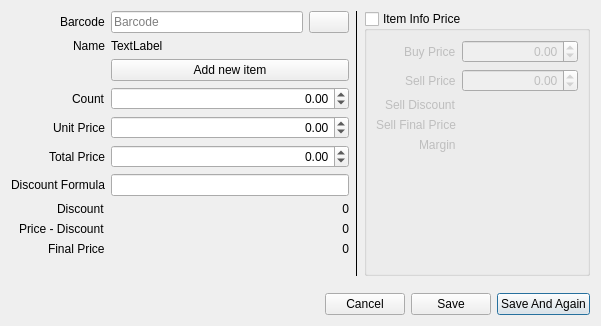
<?xml version="1.0" encoding="UTF-8"?>
<ui version="4.0">
 <class>PurchaseAddItemDialog</class>
 <widget class="QDialog" name="PurchaseAddItemDialog">
  <property name="geometry">
   <rect>
    <x>0</x>
    <y>0</y>
    <width>601</width>
    <height>326</height>
   </rect>
  </property>
  <property name="windowTitle">
   <string>Add New Purchase Item</string>
  </property>
  <layout class="QVBoxLayout" name="verticalLayout">
   <item>
    <layout class="QHBoxLayout" name="horizontalLayout_2" stretch="3,0,2">
     <property name="topMargin">
      <number>0</number>
     </property>
     <property name="rightMargin">
      <number>0</number>
     </property>
     <item>
      <layout class="QFormLayout" name="formLayout">
       <property name="labelAlignment">
        <set>Qt::AlignRight|Qt::AlignTrailing|Qt::AlignVCenter</set>
       </property>
       <property name="bottomMargin">
        <number>20</number>
       </property>
       <item row="0" column="0">
        <widget class="QLabel" name="label">
         <property name="text">
          <string>Barcode</string>
         </property>
        </widget>
       </item>
       <item row="1" column="0">
        <widget class="QLabel" name="label_2">
         <property name="text">
          <string>Name</string>
         </property>
        </widget>
       </item>
       <item row="1" column="1">
        <widget class="QLabel" name="labelName">
         <property name="text">
          <string>TextLabel</string>
         </property>
        </widget>
       </item>
       <item row="2" column="1">
        <widget class="QPushButton" name="pushAddNewItem">
         <property name="text">
          <string>Add new item</string>
         </property>
        </widget>
       </item>
       <item row="0" column="1">
        <layout class="QHBoxLayout" name="horizontalLayout_3">
         <property name="bottomMargin">
          <number>0</number>
         </property>
         <item>
          <widget class="QLineEdit" name="lineBarcode">
           <property name="placeholderText">
            <string>Barcode</string>
           </property>
          </widget>
         </item>
         <item>
          <widget class="QPushButton" name="pushSearch">
           <property name="text">
            <string/>
           </property>
           <property name="icon">
            <iconset resource="../../imperion/imperion.qrc">
             <normaloff>:/images/16x16/blue-document-search-result.png</normaloff>:/images/16x16/blue-document-search-result.png</iconset>
           </property>
           <property name="autoDefault">
            <bool>false</bool>
           </property>
          </widget>
         </item>
        </layout>
       </item>
       <item row="3" column="1">
        <widget class="QDoubleSpinBox" name="doubleCount">
         <property name="alignment">
          <set>Qt::AlignRight|Qt::AlignTrailing|Qt::AlignVCenter</set>
         </property>
         <property name="minimum">
          <double>-10000000.000000000000000</double>
         </property>
         <property name="maximum">
          <double>10000000.000000000000000</double>
         </property>
        </widget>
       </item>
       <item row="3" column="0">
        <widget class="QLabel" name="label_4">
         <property name="text">
          <string>Count</string>
         </property>
        </widget>
       </item>
       <item row="4" column="1">
        <widget class="QDoubleSpinBox" name="doublePrice">
         <property name="alignment">
          <set>Qt::AlignRight|Qt::AlignTrailing|Qt::AlignVCenter</set>
         </property>
         <property name="prefix">
          <string/>
         </property>
         <property name="minimum">
          <double>-10000000.000000000000000</double>
         </property>
         <property name="maximum">
          <double>10000000.000000000000000</double>
         </property>
        </widget>
       </item>
       <item row="4" column="0">
        <widget class="QLabel" name="label_6">
         <property name="text">
          <string>Unit Price</string>
         </property>
        </widget>
       </item>
       <item row="6" column="1">
        <widget class="QLineEdit" name="lineDiscountFormula">
         <property name="alignment">
          <set>Qt::AlignRight|Qt::AlignTrailing|Qt::AlignVCenter</set>
         </property>
        </widget>
       </item>
       <item row="6" column="0">
        <widget class="QLabel" name="label_8">
         <property name="text">
          <string>Discount Formula</string>
         </property>
        </widget>
       </item>
       <item row="7" column="0">
        <widget class="QLabel" name="label_9">
         <property name="text">
          <string>Discount</string>
         </property>
        </widget>
       </item>
       <item row="8" column="0">
        <widget class="QLabel" name="label_10">
         <property name="text">
          <string>Price - Discount</string>
         </property>
        </widget>
       </item>
       <item row="9" column="0">
        <widget class="QLabel" name="label_5">
         <property name="text">
          <string>Final Price</string>
         </property>
        </widget>
       </item>
       <item row="7" column="1">
        <widget class="QLabel" name="labelDiscount">
         <property name="text">
          <string>0</string>
         </property>
         <property name="alignment">
          <set>Qt::AlignRight|Qt::AlignTrailing|Qt::AlignVCenter</set>
         </property>
        </widget>
       </item>
       <item row="8" column="1">
        <widget class="QLabel" name="labelPriceDisc">
         <property name="text">
          <string>0</string>
         </property>
         <property name="alignment">
          <set>Qt::AlignRight|Qt::AlignTrailing|Qt::AlignVCenter</set>
         </property>
        </widget>
       </item>
       <item row="9" column="1">
        <widget class="QLabel" name="labelTotal">
         <property name="text">
          <string>0</string>
         </property>
         <property name="alignment">
          <set>Qt::AlignRight|Qt::AlignTrailing|Qt::AlignVCenter</set>
         </property>
        </widget>
       </item>
       <item row="5" column="0">
        <widget class="QLabel" name="label_12">
         <property name="text">
          <string>Total Price</string>
         </property>
        </widget>
       </item>
       <item row="5" column="1">
        <widget class="QDoubleSpinBox" name="doubleTotal">
         <property name="alignment">
          <set>Qt::AlignRight|Qt::AlignTrailing|Qt::AlignVCenter</set>
         </property>
         <property name="minimum">
          <double>-1000000000.000000000000000</double>
         </property>
         <property name="maximum">
          <double>1000000000.000000000000000</double>
         </property>
        </widget>
       </item>
      </layout>
     </item>
     <item>
      <widget class="Line" name="line_3">
       <property name="frameShadow">
        <enum>QFrame::Plain</enum>
       </property>
       <property name="orientation">
        <enum>Qt::Vertical</enum>
       </property>
      </widget>
     </item>
     <item>
      <widget class="QGroupBox" name="groupBox">
       <property name="title">
        <string>Item Info Price</string>
       </property>
       <property name="checkable">
        <bool>true</bool>
       </property>
       <property name="checked">
        <bool>false</bool>
       </property>
       <layout class="QFormLayout" name="formLayout_3">
        <property name="labelAlignment">
         <set>Qt::AlignRight|Qt::AlignTrailing|Qt::AlignVCenter</set>
        </property>
        <item row="0" column="0">
         <widget class="QLabel" name="label_7">
          <property name="text">
           <string>Buy Price</string>
          </property>
         </widget>
        </item>
        <item row="0" column="1">
         <widget class="QDoubleSpinBox" name="doubleBuyPrice">
          <property name="alignment">
           <set>Qt::AlignRight|Qt::AlignTrailing|Qt::AlignVCenter</set>
          </property>
          <property name="minimum">
           <double>-10000000.000000000000000</double>
          </property>
          <property name="maximum">
           <double>10000000.000000000000000</double>
          </property>
         </widget>
        </item>
        <item row="1" column="0">
         <widget class="QLabel" name="label_3">
          <property name="text">
           <string>Sell Price</string>
          </property>
         </widget>
        </item>
        <item row="1" column="1">
         <widget class="QDoubleSpinBox" name="doubleSellPrice">
          <property name="alignment">
           <set>Qt::AlignRight|Qt::AlignTrailing|Qt::AlignVCenter</set>
          </property>
          <property name="readOnly">
           <bool>false</bool>
          </property>
          <property name="minimum">
           <double>-10000000.000000000000000</double>
          </property>
          <property name="maximum">
           <double>10000000.000000000000000</double>
          </property>
         </widget>
        </item>
        <item row="2" column="0">
         <widget class="QLabel" name="label_11">
          <property name="text">
           <string>Sell Discount</string>
          </property>
         </widget>
        </item>
        <item row="2" column="1">
         <widget class="QLabel" name="labelSellDiscount">
          <property name="text">
           <string/>
          </property>
          <property name="alignment">
           <set>Qt::AlignRight|Qt::AlignTrailing|Qt::AlignVCenter</set>
          </property>
         </widget>
        </item>
        <item row="3" column="0">
         <widget class="QLabel" name="label_13">
          <property name="text">
           <string>Sell Final Price</string>
          </property>
         </widget>
        </item>
        <item row="3" column="1">
         <widget class="QLabel" name="labelSellFinal">
          <property name="text">
           <string/>
          </property>
          <property name="alignment">
           <set>Qt::AlignRight|Qt::AlignTrailing|Qt::AlignVCenter</set>
          </property>
         </widget>
        </item>
        <item row="4" column="0">
         <widget class="QLabel" name="label_14">
          <property name="text">
           <string>Margin</string>
          </property>
         </widget>
        </item>
        <item row="4" column="1">
         <widget class="QLabel" name="labelMargin">
          <property name="text">
           <string/>
          </property>
          <property name="alignment">
           <set>Qt::AlignRight|Qt::AlignTrailing|Qt::AlignVCenter</set>
          </property>
         </widget>
        </item>
       </layout>
      </widget>
     </item>
    </layout>
   </item>
   <item>
    <spacer name="verticalSpacer">
     <property name="orientation">
      <enum>Qt::Vertical</enum>
     </property>
     <property name="sizeHint" stdset="0">
      <size>
       <width>20</width>
       <height>40</height>
      </size>
     </property>
    </spacer>
   </item>
   <item>
    <layout class="QHBoxLayout" name="horizontalLayout">
     <item>
      <spacer name="horizontalSpacer">
       <property name="orientation">
        <enum>Qt::Horizontal</enum>
       </property>
       <property name="sizeHint" stdset="0">
        <size>
         <width>40</width>
         <height>20</height>
        </size>
       </property>
      </spacer>
     </item>
     <item>
      <widget class="QPushButton" name="pushCancel">
       <property name="text">
        <string>Cancel</string>
       </property>
       <property name="autoDefault">
        <bool>false</bool>
       </property>
      </widget>
     </item>
     <item>
      <widget class="QPushButton" name="pushSave">
       <property name="text">
        <string>Save</string>
       </property>
       <property name="autoDefault">
        <bool>false</bool>
       </property>
       <property name="default">
        <bool>false</bool>
       </property>
      </widget>
     </item>
     <item>
      <widget class="QPushButton" name="pushSaveAgain">
       <property name="text">
        <string>Save And Again</string>
       </property>
       <property name="default">
        <bool>true</bool>
       </property>
      </widget>
     </item>
    </layout>
   </item>
  </layout>
 </widget>
 <tabstops>
  <tabstop>lineBarcode</tabstop>
  <tabstop>pushSearch</tabstop>
  <tabstop>pushAddNewItem</tabstop>
  <tabstop>doubleCount</tabstop>
  <tabstop>doublePrice</tabstop>
  <tabstop>doubleTotal</tabstop>
  <tabstop>lineDiscountFormula</tabstop>
  <tabstop>groupBox</tabstop>
  <tabstop>doubleBuyPrice</tabstop>
  <tabstop>doubleSellPrice</tabstop>
  <tabstop>pushSave</tabstop>
  <tabstop>pushSaveAgain</tabstop>
  <tabstop>pushCancel</tabstop>
 </tabstops>
 <resources>
  <include location="../../imperion/imperion.qrc"/>
 </resources>
 <connections>
  <connection>
   <sender>pushCancel</sender>
   <signal>clicked()</signal>
   <receiver>PurchaseAddItemDialog</receiver>
   <slot>hide()</slot>
   <hints>
    <hint type="sourcelabel">
     <x>263</x>
     <y>221</y>
    </hint>
    <hint type="destinationlabel">
     <x>199</x>
     <y>149</y>
    </hint>
   </hints>
  </connection>
 </connections>
</ui>
